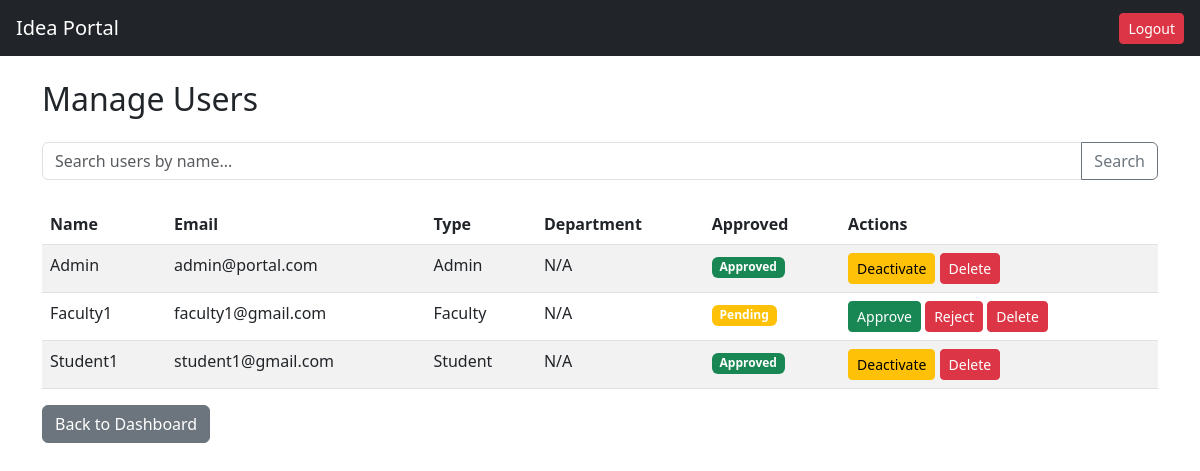
The page /admin/users (signed in) on the database as committed earlier.
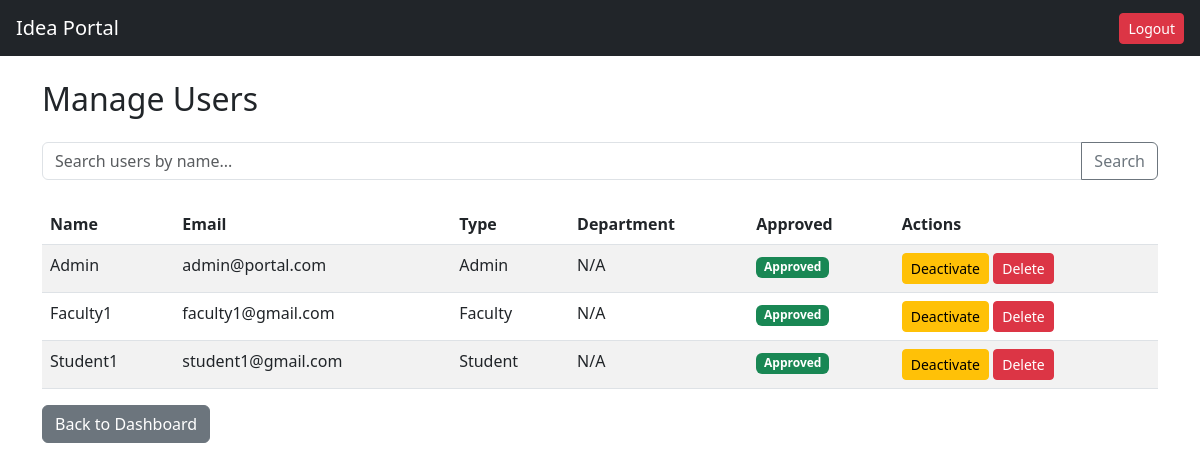
The same page on the database as committed later.
### database/models.py (models this page shows, shortened)
class Person(db.Model):
    __tablename__ = 'person'
    person_id = db.Column(db.Integer, primary_key=True)
    name = db.Column(db.String(100), nullable=False)
    email = db.Column(db.String(100), unique=True, nullable=False)
    password = db.Column(db.String(200), nullable=False)
    type = db.Column(db.String(20), nullable=False)  # Student / Faculty / Admin
    department = db.Column(db.String(100))
    is_approved = db.Column(db.Boolean, default=False)

### admin/routes.py (the view)
@admin_bp.route('/users')
@login_required
@role_required('Admin')
def view_users():
    users = Person.query.all()
    return render_template('admin/users.html', users=users)

### templates/admin/users.html
{% extends 'base.html' %}
{% block content %}
<h2 class="mb-4">Manage Users</h2>
<form method="GET" action="/admin/search" class="mb-4">
    <div class="input-group">
        <input type="text" name="q" class="form-control" placeholder="Search users by name...">
        <button class="btn btn-outline-secondary" type="submit">Search</button>
    </div>
</form>
<table class="table table-striped">
    <thead>
        <tr>
            <th>Name</th>
            <th>Email</th>
            <th>Type</th>
            <th>Department</th>
            <th>Approved</th>
            <th>Actions</th>
        </tr>
    </thead>
    <tbody>
        {% for user in users %}
        <tr>
            <td>{{ user.name }}</td>
            <td>{{ user.email }}</td>
            <td>{{ user.type }}</td>
            <td>{{ user.department or 'N/A' }}</td>
            <td>
                {% if user.is_approved %}
                    <span class="badge bg-success">Approved</span>
                {% else %}
                    <span class="badge bg-warning">Pending</span>
                {% endif %}
            </td>
            <td>
                {% if not user.is_approved %}
                    <a href="/admin/approve/{{ user.person_id }}" class="btn btn-success btn-sm">Approve</a>
                    <a href="/admin/reject/{{ user.person_id }}" class="btn btn-danger btn-sm">Reject</a>
                {% else %}
                    <a href="/admin/deactivate/{{ user.person_id }}" class="btn btn-warning btn-sm">Deactivate</a>
                {% endif %}
                <a href="/admin/delete/{{ user.person_id }}" class="btn btn-danger btn-sm">Delete</a>
            </td>
        </tr>
        {% endfor %}
    </tbody>
</table>
<a href="/admin/dashboard" class="btn btn-secondary">Back to Dashboard</a>
{% endblock %}

### templates/base.html (shortened to what this page needs)
<!DOCTYPE html>
<html>
<head>
    <link href="https://cdn.jsdelivr.net/npm/bootstrap@5.3.0/dist/css/bootstrap.min.css" rel="stylesheet">
</head>
<body>
<nav class="navbar navbar-dark bg-dark px-3">
    <span class="navbar-brand">Idea Portal</span>
    <a href="/logout" class="btn btn-danger btn-sm">Logout</a>
</nav>
<div class="container mt-4">
    {% block content %}{% endblock %}
</div>
</body>
</html>

Rows that differ between the two databases and show on the page:
changed Person "Faculty1": is_approved "Pending Approve Reject" → "Approved Deactivate"
